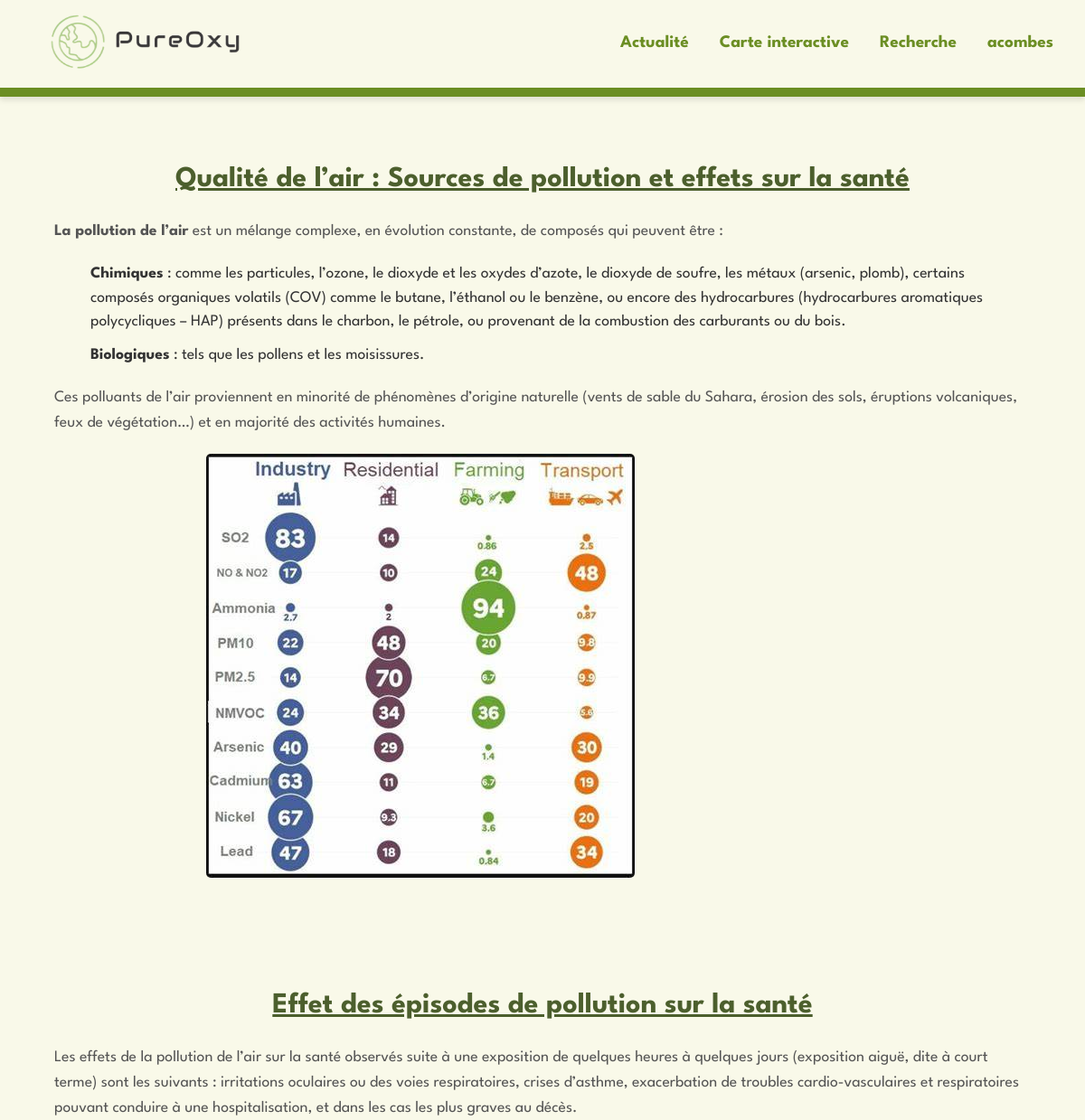
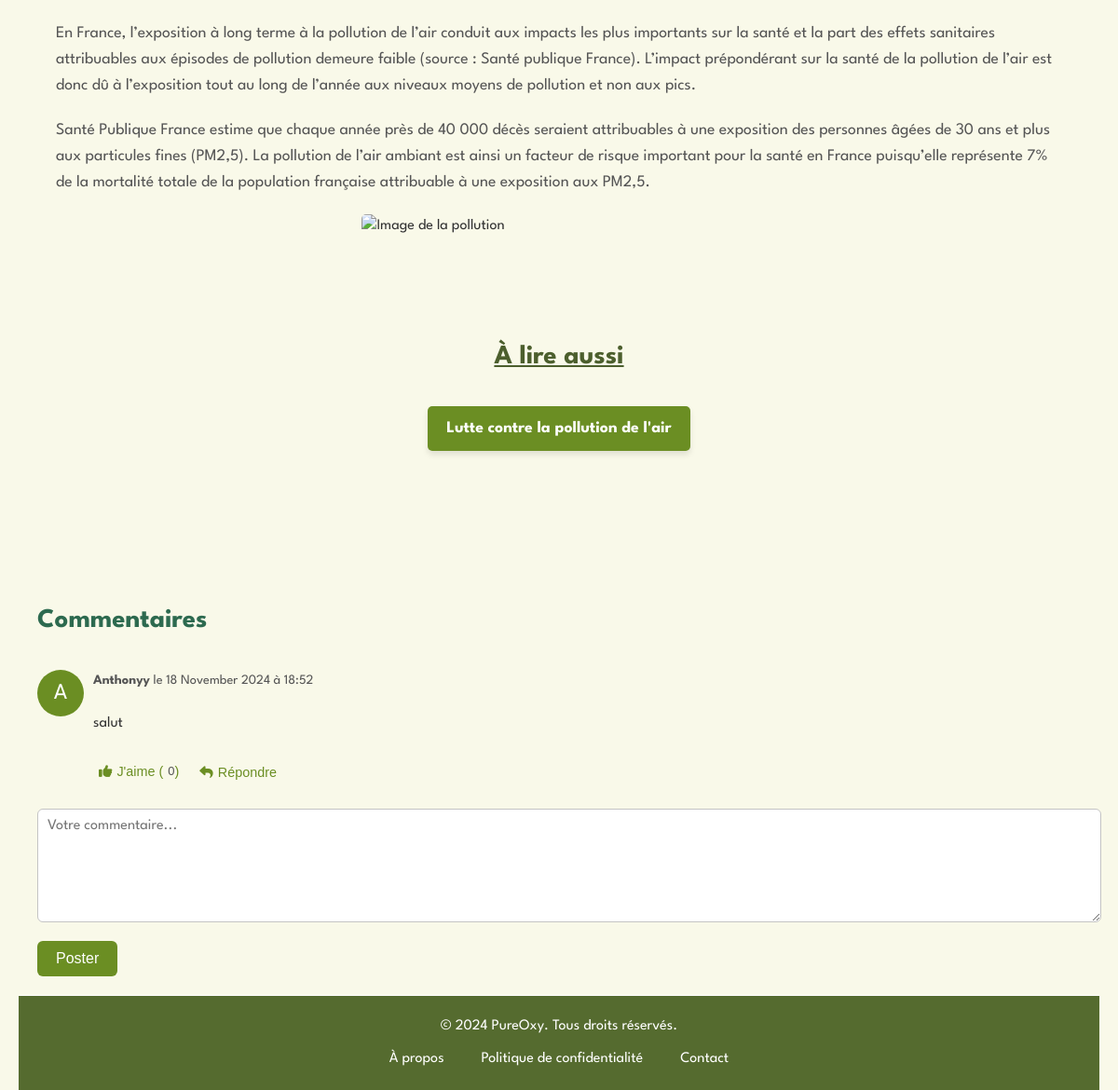
Page /fonctionnalites/qualite_air.php (signed in) on the committed database (2 pictures, top to bottom).
### tables this page shows
CREATE TABLE IF NOT EXISTS `commentaire` (
  `id` int NOT NULL AUTO_INCREMENT,
  `user_id` int NOT NULL,
  `page` varchar(255) NOT NULL,
  `parent_id` int DEFAULT NULL,
  `content` text NOT NULL,
  `likes` int DEFAULT '0',
  `created_at` datetime DEFAULT CURRENT_TIMESTAMP,
  PRIMARY KEY (`id`),
  KEY `user_id` (`user_id`),
  KEY `parent_id` (`parent_id`)
);

CREATE TABLE IF NOT EXISTS `users` (
  `id` int NOT NULL AUTO_INCREMENT,
  `username` varchar(50) NOT NULL,
  `password` varchar(255) NOT NULL,
  `created_at` timestamp NULL DEFAULT CURRENT_TIMESTAMP,
  `profile_picture` varchar(255) DEFAULT '../images/user.png',
  `email` varchar(255) NOT NULL,
  PRIMARY KEY (`id`),
  UNIQUE KEY `username` (`username`)
);

### fonctionnalites/commentaires.php (the view, shortened to what this page needs)
<?php
require '../bd/bd.php';
if (isset($_GET['ville'])) {
    $ville = $_GET['ville'];
    $page = 'details.php?ville=' . $ville;
} else {
    $page = basename($_SERVER['PHP_SELF']);
}
class Commentaire {
    public function __construct($data) {
        $this->id = $data['id'];
        $this->username = $data['username'];
        $this->content = $data['content'];
        $this->likes = $data['likes'];
        $this->created_at = $data['created_at'];
    }
}
function getComments($page, $parent_id = null) {
    global $conn;
    $comments = [];
    $sql = "SELECT c.*, u.username
            FROM commentaire c
            INNER JOIN users u ON c.user_id = u.id
            WHERE c.page = ? AND ";
    if (is_null($parent_id)) {
        $sql .= "c.parent_id IS NULL ";
    } else {
        $sql .= "c.parent_id = ? ";
    }
    $sql .= "ORDER BY c.created_at ASC";
    $stmt = $conn->prepare($sql);
    if (is_null($parent_id)) {
        $stmt->bind_param("s", $page);
    } else {
        $stmt->bind_param("si", $page, $parent_id);
    }
    $stmt->execute();
    $result = $stmt->get_result();
    while ($row = $result->fetch_assoc()) {
        $comment = new Commentaire($row);
        $comment->replies = getComments($page, $comment->id);
        $comments[] = $comment;
    }
    return $comments;
}
function displayComments($comments) {
    global $csrf_token, $conn;
    foreach ($comments as $comment) {
        echo '<li id="comment-' . htmlspecialchars($comment->id, ENT_QUOTES, 'UTF-8') . '">';
        echo '<div class="comment-avatar">' . htmlspecialchars(substr($comment->username, 0, 1), ENT_QUOTES, 'UTF-8') . '</div>';
        echo '<div class="comment-content">';
        echo '<div class="comment-details">';
        $formatted_date = date('d F Y à H:i', strtotime($comment->created_at));
        echo '<strong>' . htmlspecialchars($comment->username, ENT_QUOTES, 'UTF-8') . '</strong> le ' . htmlspecialchars($formatted_date, ENT_QUOTES, 'UTF-8');
        echo '</div>';
        echo '<p>' . nl2br(htmlspecialchars($comment->content, ENT_QUOTES, 'UTF-8')) . '</p>';
        echo '<div class="comment-actions">';
        if (isset($_SESSION['user_id'])) {
            $stmt_like = $conn->prepare("SELECT * FROM likes WHERE user_id = ? AND comment_id = ?");
            $stmt_like->bind_param("ii", $_SESSION['user_id'], $comment->id);
            $stmt_like->execute();
            $result_like = $stmt_like->get_result();
            if ($result_like->num_rows == 0) {
                echo '<form method="post" class="like-form" data-comment-id="' . htmlspecialchars($comment->id, ENT_QUOTES, 'UTF-8') . '">';
                echo '<button type="submit"><i class="fas fa-thumbs-up"></i> J\'aime (<span class="like-count">' . htmlspecialchars($comment->likes, ENT_QUOTES, 'UTF-8') . '</span>)</button>';
                echo '</form>';
            }
            echo '<button class="reply-button" data-comment-id="' . htmlspecialchars($comment->id, ENT_QUOTES, 'UTF-8') . '"><i class="fas fa-reply"></i> Répondre</button>';
        } else {
            echo '<p><a href="../pages/compte.php">Connectez-vous</a> pour interagir.</p>';
        }
        echo '</div>';
        echo '</div>';
        echo '</li>';
    }
}
?>
<div class="comment-section">
    <h3>Commentaires</h3>
    <?php
    $comments = getComments($page);
    if (!empty($comments)) {
        echo '<ul class="comments">';
        displayComments($comments);
        echo '</ul>';
    } else {
        echo '<p>Soyez le premier à commenter cette page !</p>';
    }
    if (isset($_SESSION['user_id'])) {
        echo '<form method="post" class="comment-form" id="comment-form">';
        echo '<textarea name="content" placeholder="Votre commentaire..." required></textarea>';
        echo '<button type="submit" name="add_comment">Poster</button>';
        echo '</form>';
    }
    ?>
</div>

### styles/base.css (style rules this page uses)
body { font-family: 'League Spartan', sans-serif; background-color: #f9f9e9; color: #7A8B6B; margin: 0; padding: 0; line-height: 1.6; font-size: 16px; }
html, body { height: 100%; margin: 0; }
ul, li { list-style: none; }

### styles/includes.css (style rules this page uses)
body, html { min-height: 100%; display: flex; flex-direction: column; }

### styles/commentaire.css (style rules this page uses)
.comment-section { font-family: "League Spartan", sans-serif; margin-top: 40px; padding: 20px; border-radius: 8px; }
.comment-section h3 { font-family: "League Spartan", sans-serif; font-size: 1.8em; margin-bottom: 20px; color: #2d6a4f; }
.comments, .replies { list-style: none; padding: 0; }
.comments li, .replies li { border-bottom: 1px solid #ccc; padding: 10px 0; position: relative; }
.comments li:last-child, .replies li:last-child { border-bottom: none; }
.comment-content { margin-left: 60px; border-radius: 2px; }
.comment-avatar { position: absolute; left: 0; top: 10px; width: 50px; height: 50px; border-radius: 25px; background-color: #6b8e23; text-align: center; line-height: 50px; color: #fff; font-size: 1.5em; }
.comment-details { margin-bottom: 5px; font-size: 0.9em; color: #555; }
.comment-form textarea { width: 100%; height: 100px; margin-bottom: 10px; border: 1px solid #c4c4c4; border-radius: 6px; padding: 10px; font-size: 1em; font-family: 'League Spartan', sans-serif; }
.like-count { margin-left: 5px; font-size: 0.9em; color: #555; }
.comment-content { display: flex; flex-direction: column; gap: 1px; }

### styles/boutons.css (style rules this page uses)
.comment-actions { margin-top: 10px; display: flex; align-items: center; gap: 10px; }
.comment-actions button { background: none; border: none; color: #6b8e23; cursor: pointer; font-size: 0.9em; }
.reply-button, .like-form button { display: inline-flex; align-items: center; }
.reply-button i, .like-form button i { margin-right: 5px; }
.comment-form button { background-color: #6b8e23; color: #fff; padding: 10px 20px; border: none; border-radius: 6px; cursor: pointer; font-size: 1em; }

### rows in the picture
commentaire: user.username "A", user.username "Anthonyy", created_at "18 November 2024 à 18:52", content "salut", likes "0"

### other values in the picture
$_SESSION['username'] "acombes"
